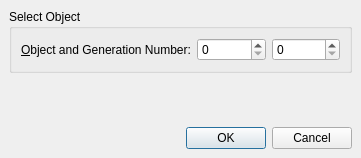
<ui version="4.0" >
 <class>PoDoFoGotoDlg</class>
 <widget class="QDialog" name="PoDoFoGotoDlg" >
  <property name="geometry" >
   <rect>
    <x>0</x>
    <y>0</y>
    <width>361</width>
    <height>158</height>
   </rect>
  </property>
  <property name="windowTitle" >
   <string>Goto Object</string>
  </property>
  <layout class="QVBoxLayout" >
   <property name="margin" >
    <number>9</number>
   </property>
   <property name="spacing" >
    <number>6</number>
   </property>
   <item>
    <widget class="QGroupBox" name="groupBox" >
     <property name="title" >
      <string>Select Object</string>
     </property>
     <layout class="QHBoxLayout" >
      <property name="margin" >
       <number>9</number>
      </property>
      <property name="spacing" >
       <number>6</number>
      </property>
      <item>
       <widget class="QLabel" name="label" >
        <property name="text" >
         <string>&amp;Object and Generation Number:</string>
        </property>
        <property name="buddy" >
         <cstring>spinObjectNumber</cstring>
        </property>
       </widget>
      </item>
      <item>
       <widget class="QSpinBox" name="spinObjectNumber" >
        <property name="maximum" >
         <number>10000000</number>
        </property>
       </widget>
      </item>
      <item>
       <widget class="QSpinBox" name="spinGenerationNumber" >
        <property name="maximum" >
         <number>65536</number>
        </property>
       </widget>
      </item>
     </layout>
    </widget>
   </item>
   <item>
    <spacer>
     <property name="orientation" >
      <enum>Qt::Vertical</enum>
     </property>
     <property name="sizeHint" >
      <size>
       <width>20</width>
       <height>51</height>
      </size>
     </property>
    </spacer>
   </item>
   <item>
    <widget class="QDialogButtonBox" name="buttonBox" >
     <property name="orientation" >
      <enum>Qt::Horizontal</enum>
     </property>
     <property name="standardButtons" >
      <set>QDialogButtonBox::Cancel|QDialogButtonBox::NoButton|QDialogButtonBox::Ok</set>
     </property>
    </widget>
   </item>
  </layout>
 </widget>
 <resources/>
 <connections>
  <connection>
   <sender>buttonBox</sender>
   <signal>accepted()</signal>
   <receiver>PoDoFoGotoDlg</receiver>
   <slot>accept()</slot>
   <hints>
    <hint type="sourcelabel" >
     <x>248</x>
     <y>254</y>
    </hint>
    <hint type="destinationlabel" >
     <x>157</x>
     <y>274</y>
    </hint>
   </hints>
  </connection>
  <connection>
   <sender>buttonBox</sender>
   <signal>rejected()</signal>
   <receiver>PoDoFoGotoDlg</receiver>
   <slot>reject()</slot>
   <hints>
    <hint type="sourcelabel" >
     <x>316</x>
     <y>260</y>
    </hint>
    <hint type="destinationlabel" >
     <x>286</x>
     <y>274</y>
    </hint>
   </hints>
  </connection>
 </connections>
</ui>
